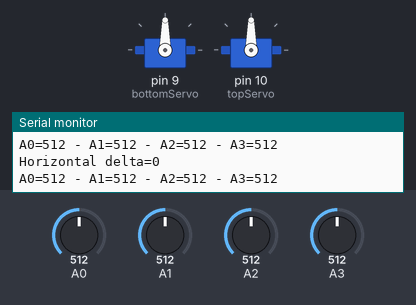
Recording of a sketch running on a simulated Arduino Uno, built with avr-gcc and run on an emulated ATmega328P. Shown: 2 × servo, the last lines printed to the serial monitor. The test bench sets the inputs (shaded band); at power-on: A0 = 512, A1 = 512, A3 = 512, A2 = 512.

Above: at 1.2 s.
1.3 s: A0 set to 525
4.3 s: A0 set to 546
At 5.0 s:
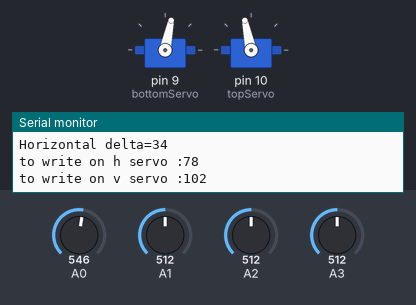
7.3 s: A1 set to 481
At 7.3 s:
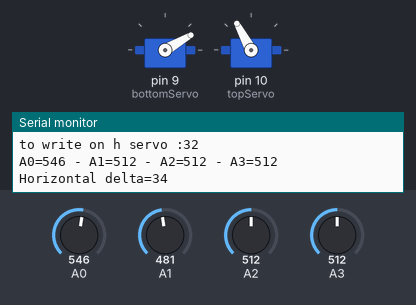
10.3 s: A3 set to 545
At 11.0 s:
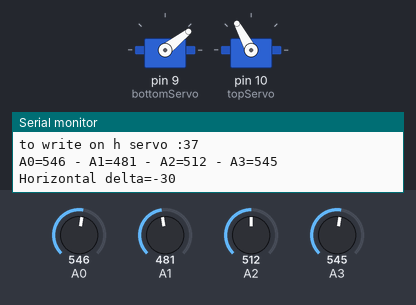
13.3 s: A2 set to 716
At 16.0 s:
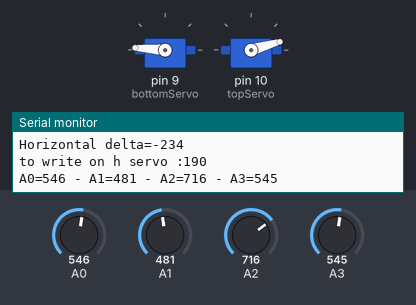
16.3 s: A1 set to 170
At 17.7 s:
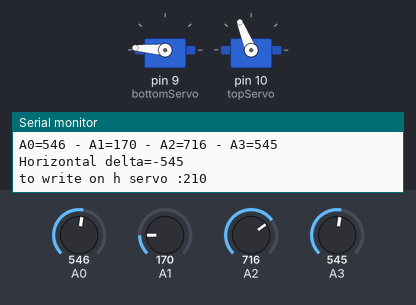
Timing chart, 0 to 19.3 s (numbered marks = the images above; inputs shaded):
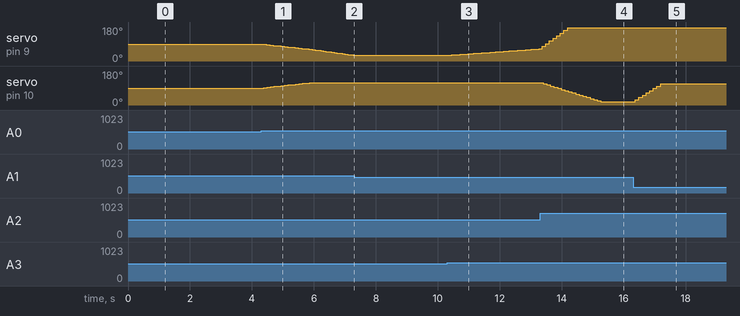

The sketch:

SolarProject.ino
```cpp
#include <Servo.h>


String sA0;
String sA1;
String sA2;
String sA3;

String vDelta;
String hDelta;

Servo bottomServo;
Servo topServo;
String vMsg;
String hMsg;


int deltaTolerance = 20;
int servoStep = 2;

int stepFactor = 16;

void setup(){
  Serial.begin(9600);
  bottomServo.attach(9);
  topServo.attach(10);

  sA0 = String("A0=");
  sA1 = String("A1=");
  sA2 = String("A2=");
  sA3 = String("A3=");

  vMsg = String("to write on v servo :");
  hMsg = String("to write on h servo :");

  vDelta = String("Vertical   delta=");
  hDelta = String("Horizontal delta=");
}

void loop(){
  delay(60);
  Serial.println(cumputeValues());
  //Serial.println(vDelta + getVerticalDelta());
  Serial.println(hDelta + getHorizontalDelta());
  //Serial.println(getVerticalDelta());
  correctHPosition();
  correctVPosition();

  Serial.println("\r");

  //correctVPosition();
}

boolean correctHPosition(){
  int toWrite;
  boolean didCorrect = false;
  int hDelta = getHorizontalDelta();
  int currentServoRead = bottomServo.read();

  if (abs(hDelta) > deltaTolerance){
    if (hDelta < 0){
      toWrite = currentServoRead + abs(hDelta)/stepFactor;
    } else {
      toWrite = currentServoRead - abs(hDelta)/stepFactor;
    }
    Serial.println(hMsg + toWrite);
    if (toWrite >= 180 || toWrite <= 0){
      didCorrect = false;
    } else {
      didCorrect = true;
      bottomServo.write(toWrite);
    }
  }
  return didCorrect;
}

void correctVPosition(){
  int toWrite;
  int vDelta = getVerticalDelta();
  int currentServoRead = topServo.read();
  if (abs(vDelta) > deltaTolerance){

    if (vDelta < 0){
      toWrite = currentServoRead + abs(vDelta)/stepFactor;
    } else {
      toWrite = currentServoRead - abs(vDelta)/stepFactor;
    }
    if (toWrite >= 120 || toWrite <= 10){

    } else {
      Serial.println(vMsg + toWrite);
      topServo.write(toWrite);
    }

  }
}

String cumputeValues(){
  int R0 = analogRead(A0);
  int R1 = analogRead(A1);
  int R2 = analogRead(A2);
  int R3 = analogRead(A3);
  return sA0+R0+" - "+sA1+R1 +" - "+sA2+R2 +" - "+sA3+R3;
}

int getHorizontalDelta(){
  int R0 = analogRead(A0);
  int R1 = analogRead(A1);
  int R2 = analogRead(A2);
  int R3 = analogRead(A3);

  int totalLeft = R0 + R1;
  int totalRight = R2 + R3;
  return totalLeft - totalRight;
}

int getVerticalDelta(){
  int R0 = analogRead(A0);
  int R1 = analogRead(A1);
  int R2 = analogRead(A2);
  int R3 = analogRead(A3);

  int totalUp = R0 + R3;
  int totalBottom = R1 + R2;
  return totalBottom - totalUp;
}
```

Measured:
- the behaviour switches between 532 and 533 on A0 (found by bisection; images 0 and 1)
- the behaviour switches between 499 and 498 on A1 (found by bisection; images 1 and 2)
- after the input at 4.3 s, servo on pin 9 (bottomServo): moves from 90° to 30° over 2.9 s, starting after 0.05 s; servo on pin 10 (topServo): moves from 90° to 118° over 1.5 s, starting after 0.08 s
- after the input at 7.3 s, servo on pin 9 (bottomServo): stays 30° (without the input it goes to 28° after 0.05 s)
- after the input at 10.3 s, servo on pin 9 (bottomServo): moves from 30° to 64° over 2.9 s, starting after 0.06 s
- after the input at 13.3 s, servo on pin 10 (topServo): moves from 118° to 16° over 1.9 s, starting after 0.10 s
- after the input at 16.3 s, servo on pin 10 (topServo): moves from 16° to 112° over 0.82 s, starting after 0.07 s
